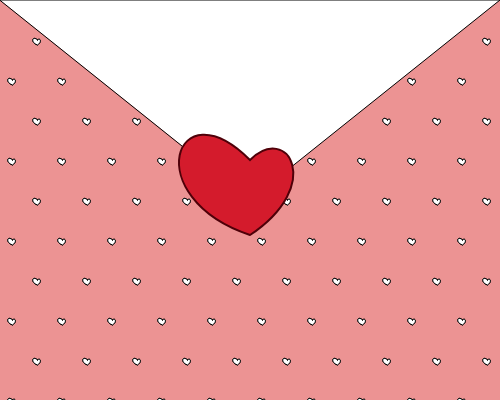
Frame 1 (no input)
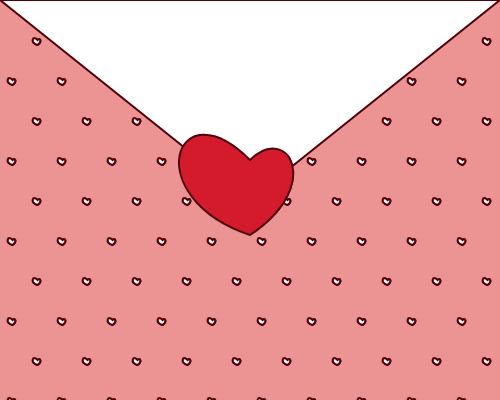
Frame 60 (no input)
Frame 120 (the mouse pressed at the canvas centre since frame 60): identical to frame 60, image omitted

The p5.js sketch that drew these frames (run headless with seeded random() and noise() and a simulated clock; from frame 60 on, the mouse is pressed at the canvas centre):

// p5.js sketch
// ── sketch.js
var canvasWidth = 500
var canvasHeight = 400

function setup() {
  createCanvas(canvasWidth, canvasHeight);
  colorMode(RGB);
}


function draw() {
  background(236, 147, 147);
  
  fill('white');  
  var isEven = true
  for (var x = 0; x<= canvasWidth; x+= canvasWidth/20) {
    for (var y = 0; y<= canvasHeight; y+= canvasHeight/10) {  
      // even row
      if (isEven) {
        unbalancedHeart(x+canvasWidth/40,y,canvasWidth/100);
      }
      else {
        unbalancedHeart(x-canvasWidth/40,y,canvasWidth/100);
      }
      isEven = !isEven //logical negation
    }
  }
  
  
  //color triangle before heart
  fill('white'); 
  triangle(0, 0, canvasWidth, 0, canvasWidth/2, canvasHeight/2);
  
  fill(212,27,44); //Northeastern Red
  stroke(79, 0, 9);
  strokeWeight(2);
  unbalancedHeart(canvasWidth/2, canvasHeight/2*0.8, 75);
}


function unbalancedHeart(x, y, size) {
  beginShape();
  vertex(x, y);
  // left-half
  bezierVertex(x - size, y - size, x - size * 1.5, y + size / 2, x, y + size);
  // right-half
  bezierVertex(x + size, y + size / 3, x + size / 2, y - size / 2, x, y);
  endShape(CLOSE);
}
